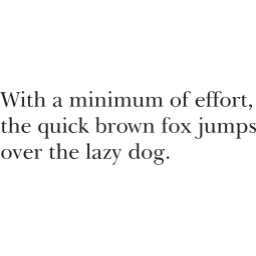
#> input picture research-img-recognition/img_testing/Ltype1.png, 256 x 256 px, found by its file name
$ python translate_img.py
#> lines starting #> are read from the running program, lines starting #| are printed output that depends on the picture
import cv2
import numpy as np

def translate_image(image_path, shift_x, shift_y, target_size=(256, 256)):
    # Load image as grayscale
#> called with shift_x = 0, shift_y = -50, target_size = (256, 256)
    img = cv2.imread(image_path, cv2.IMREAD_GRAYSCALE)
#> img is the input picture: shape (256, 256); min 32, max 255, mean 247.6
    if img is None:
        raise FileNotFoundError(f"Image not found: {image_path}")

    h, w = img.shape
#> h = 256; w = 256

    # Create white canvas same size as original image
    canvas = np.ones((h, w), dtype=np.uint8) * 255

    # Calculate roi coordinates with boundary checks
    x_start = max(0, shift_x)
    y_start = max(0, shift_y)
    x_end = min(w, w + shift_x)
#> x_end = 256
    y_end = min(h, h + shift_y)
#> y_end = 206

    img_x_start = max(0, -shift_x)
    img_y_start = max(0, -shift_y)
    img_x_end = img_x_start + (x_end - x_start)
#> img_x_end = 256
    img_y_end = img_y_start + (y_end - y_start)
#> img_y_end = 256

    # Paste shifted image onto canvas
    canvas[y_start:y_end, x_start:x_end] = img[img_y_start:img_y_end, img_x_start:img_x_end]
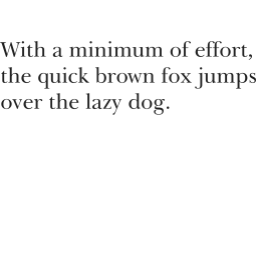
#> canvas: shape (256, 256); min 32, max 255, mean 247.6

    # Resize to target size
    resized = cv2.resize(canvas, target_size, interpolation=cv2.INTER_AREA)

    return resized


from pathlib import Path

img = Path.cwd() / "img_testing" / 'Ltype1.png'
img256 = translate_image(img, shift_x=0, shift_y=-50, target_size=(256, 256))
cv2.imwrite(str(Path.cwd() / "img_testing" / "translated_img.png"), img256)
